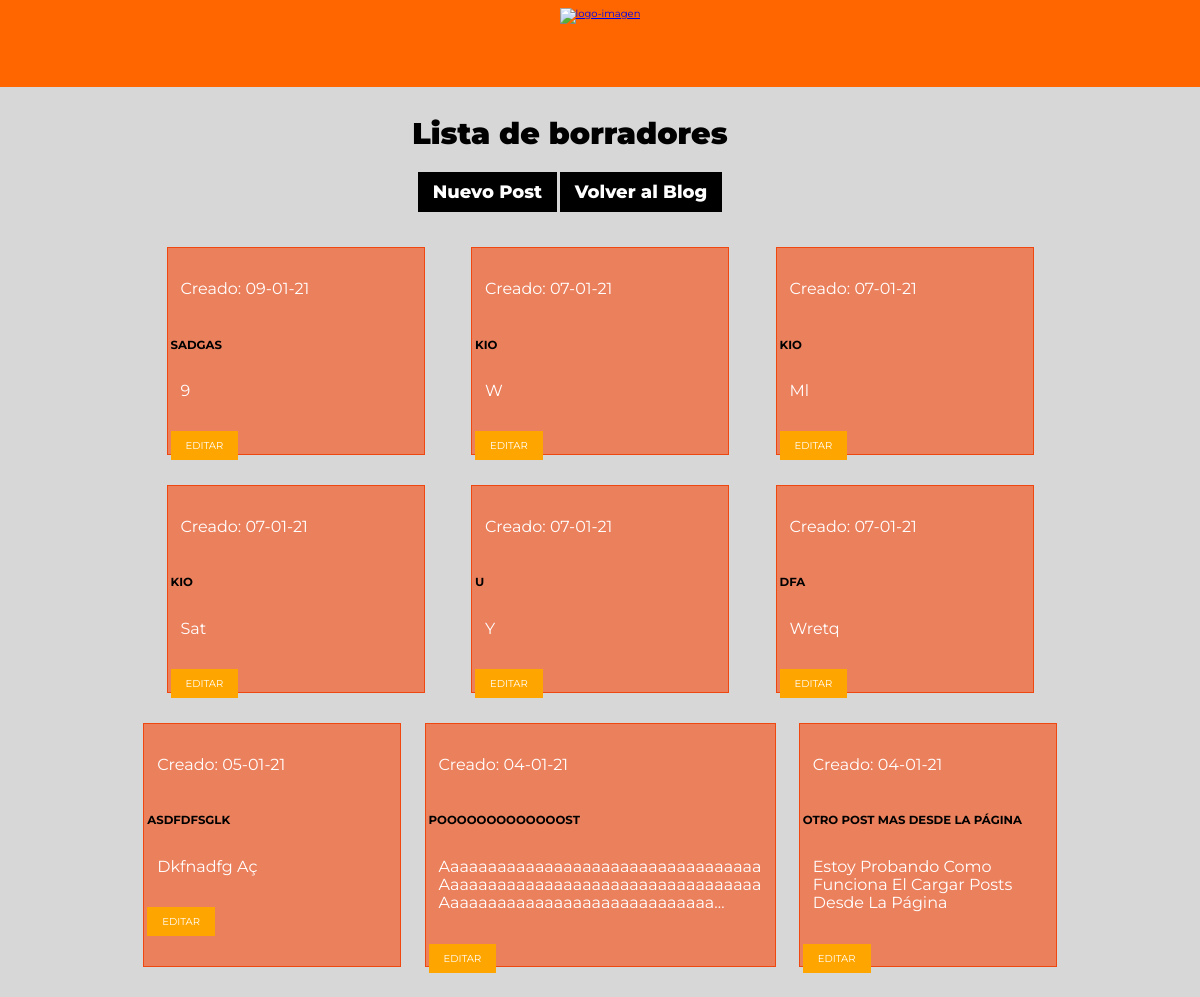
Page /blog/post/borrador/ (signed in) on the committed database.
### blog/models.py (models this page shows, shortened)
class Post(models.Model):
    titulo = models.CharField(max_length=200)
    texto = models.TextField()
    imagen = models.ImageField(upload_to='blog', null=True, blank=True) #removi este parámetro al agregar la clase ImagenPost:  ,
    autor = models.ForeignKey(settings.AUTH_USER_MODEL, on_delete=models.CASCADE)
    creado = models.DateTimeField(default=timezone.now)
    publicado = models.DateTimeField(blank=True, null=True)
    class Meta:
        verbose_name = 'post'
        verbose_name_plural = 'posts'

### blog/views.py (the view)
# urls.py: path('post/borrador/', views.lista_borrador_post, name='lista_borrador_post'),
@login_required
def lista_borrador_post(request):
    posts = Post.objects.filter(publicado__isnull=True).order_by('-creado')
    return render(request, 'blog/lista_borrador_post.html',{'posts': posts})

### blog/templates/blog/lista_borrador_post.html (shortened to what this page needs)
{% extends 'blog/layout.html' %}
{% block content %}
<div class="contenedor contenedor-lista-borrador">
    <h2><strong>Lista de borradores </strong></h2>
    <a href="{% url 'blog:nuevo_post' %}" class="boton boton-lista-post">Nuevo Post</a>
    <a href="{% url 'blog:lista_posts' %}" class="boton boton-lista-post" >Volver al Blog</a>
</div>
<main class="contenedor-blog-interno">
    {% for post in posts %}
        <div class="contenido-blog">
            <p>Creado: {{ post.creado|date:'d-m-y' }}</p>
            <h3>{{ post.titulo }}</h3>
            <p>{{ post.texto|linebreaksbr|truncatechars:100 }}</p>
            <a href="{% url 'blog:editar_post' pk=post.pk %}">Editar</a>
        </div>
        {% endfor %}
{% endblock %}

### index/static/index/css/styles.css (style rules this page uses)
html { box-sizing: border-box; font-size: 62.5%; }
*, *:before, *:after { box-sizing: inherit; }
body { background-color: rgb(216, 215, 215); font-family: 'Montserrat', sans-serif; }
.contenedor { width: 95%; max-width: 160rem; margin: 0 auto; }
h2 { margin: 0; }
h3 { margin: 0; }
p { margin: 0; }
.boton { display: inline-block; text-decoration: none; padding: 1rem 1.5rem; margin-top: 1.5rem; background-color: rgb(255, 102, 0); color: white; font-weight: 800; border: none; font-size: 1.5rem; transition: .3s; }
.contenedor-blog-interno { width: 80%; max-width: 160rem; margin: 0 auto; }
.contenido-blog { margin-bottom: 3rem; transition: .5s; border: 1px solid rgb(238, 72, 16); background-color: rgb(235, 128, 93); padding: 2px 3px; }
.contenido-blog p { padding: 1rem 1rem; }
.contenido-blog h3 { text-transform: uppercase; }
@media (min-width:768px) { .contenedor-blog-interno { display: flex; justify-content: space-evenly; flex-wrap: wrap; } }
@media (min-width:768px) { .contenido-blog { flex: 0 0 calc(30% - 3rem); margin-bottom: 3rem; transition: .5s; } }
.contenido-blog a { text-transform: uppercase; text-decoration: none; color: white; background-color: orange; text-align: center; display: inline; padding: 8px 15px; }
.contenedor-blog-interno p { color: white; font-size: 1.6rem; margin-top: 2rem; }
.boton-lista-post { margin: 2rem 0 .5rem 0; font-size: 1.8rem; display: inline-block; text-align: center; background-color: black; }
.contenedor-detalle-post-titulos h2, p { margin-bottom: 3rem; text-transform: capitalize; }
.contenedor-lista-borrador { text-align: center; margin: 3rem 0; }
.contenedor-lista-borrador h2 { font-size: 3rem; }

### rows in the picture
Post: creado "09-01-21", titulo "SADGAS", texto "9"
Post: creado "07-01-21", titulo "KIO", texto "W"
Post: creado "07-01-21", titulo "KIO", texto "Ml"
Post: creado "07-01-21", titulo "KIO", texto "Sat"
Post: creado "07-01-21", titulo "U", texto "Y"
Post: creado "07-01-21", titulo "DFA", texto "Wretq"
Post: creado "05-01-21", titulo "ASDFDFSGLK", texto "Dkfnadfg Aç"
Post: creado "04-01-21", titulo "POOOOOOOOOOOOOST", texto "Aaaaaaaaaaaaaaaaaaaaaaaaaaaaaaaaaa Aaaaaaaaaaaaaaaaaaaaaaaaaaaaaaaaaa Aaaaaaaaaaaaaaaaaaaaaaaaaaaaa…"
Post: creado "04-01-21", titulo "OTRO POST MAS DESDE LA PÁGINA", texto "Estoy Probando Como Funciona El Cargar Posts Desde La Página"
